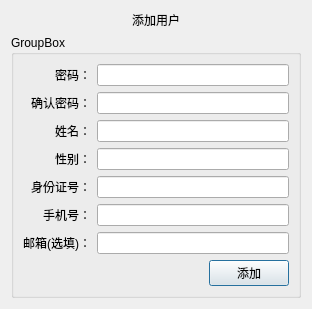
<?xml version="1.0" encoding="UTF-8"?>
<ui version="4.0">
 <class>AddPassengerDlg</class>
 <widget class="QDialog" name="AddPassengerDlg">
  <property name="geometry">
   <rect>
    <x>0</x>
    <y>0</y>
    <width>312</width>
    <height>283</height>
   </rect>
  </property>
  <property name="windowTitle">
   <string>AddPassenger</string>
  </property>
  <layout class="QGridLayout" name="gridLayout_2">
   <item row="0" column="0">
    <layout class="QVBoxLayout" name="verticalLayout_3">
     <item>
      <widget class="QLabel" name="label_9">
       <property name="text">
        <string>添加用户</string>
       </property>
       <property name="alignment">
        <set>Qt::AlignCenter</set>
       </property>
      </widget>
     </item>
     <item>
      <widget class="QGroupBox" name="groupBox">
       <property name="title">
        <string>GroupBox</string>
       </property>
       <layout class="QGridLayout" name="gridLayout">
        <item row="0" column="0">
         <layout class="QHBoxLayout" name="horizontalLayout">
          <item>
           <layout class="QVBoxLayout" name="verticalLayout">
            <item>
             <widget class="QLabel" name="label_2">
              <property name="text">
               <string>密码：</string>
              </property>
              <property name="alignment">
               <set>Qt::AlignRight|Qt::AlignTrailing|Qt::AlignVCenter</set>
              </property>
             </widget>
            </item>
            <item>
             <widget class="QLabel" name="label_3">
              <property name="text">
               <string>确认密码：</string>
              </property>
              <property name="alignment">
               <set>Qt::AlignRight|Qt::AlignTrailing|Qt::AlignVCenter</set>
              </property>
             </widget>
            </item>
            <item>
             <widget class="QLabel" name="label_4">
              <property name="text">
               <string>姓名：</string>
              </property>
              <property name="alignment">
               <set>Qt::AlignRight|Qt::AlignTrailing|Qt::AlignVCenter</set>
              </property>
             </widget>
            </item>
            <item>
             <widget class="QLabel" name="label_5">
              <property name="text">
               <string>性别：</string>
              </property>
              <property name="alignment">
               <set>Qt::AlignRight|Qt::AlignTrailing|Qt::AlignVCenter</set>
              </property>
             </widget>
            </item>
            <item>
             <widget class="QLabel" name="label_6">
              <property name="text">
               <string>身份证号：</string>
              </property>
              <property name="alignment">
               <set>Qt::AlignRight|Qt::AlignTrailing|Qt::AlignVCenter</set>
              </property>
             </widget>
            </item>
            <item>
             <widget class="QLabel" name="label_7">
              <property name="text">
               <string>手机号：</string>
              </property>
              <property name="alignment">
               <set>Qt::AlignRight|Qt::AlignTrailing|Qt::AlignVCenter</set>
              </property>
             </widget>
            </item>
            <item>
             <widget class="QLabel" name="label_8">
              <property name="text">
               <string>邮箱(选填)：</string>
              </property>
              <property name="alignment">
               <set>Qt::AlignRight|Qt::AlignTrailing|Qt::AlignVCenter</set>
              </property>
             </widget>
            </item>
           </layout>
          </item>
          <item>
           <layout class="QVBoxLayout" name="verticalLayout_2">
            <item>
             <widget class="QLineEdit" name="pwdlineEdit">
              <property name="echoMode">
               <enum>QLineEdit::Password</enum>
              </property>
             </widget>
            </item>
            <item>
             <widget class="QLineEdit" name="repwdlineEdit">
              <property name="echoMode">
               <enum>QLineEdit::Password</enum>
              </property>
             </widget>
            </item>
            <item>
             <widget class="QLineEdit" name="namelineEdit"/>
            </item>
            <item>
             <widget class="QLineEdit" name="genderlineEdit"/>
            </item>
            <item>
             <widget class="QLineEdit" name="idnumlineEdit"/>
            </item>
            <item>
             <widget class="QLineEdit" name="callnumlineEdit"/>
            </item>
            <item>
             <widget class="QLineEdit" name="emaillineEdit"/>
            </item>
           </layout>
          </item>
         </layout>
        </item>
        <item row="1" column="0">
         <layout class="QHBoxLayout" name="horizontalLayout_2">
          <item>
           <spacer name="horizontalSpacer">
            <property name="orientation">
             <enum>Qt::Horizontal</enum>
            </property>
            <property name="sizeHint" stdset="0">
             <size>
              <width>40</width>
              <height>20</height>
             </size>
            </property>
           </spacer>
          </item>
          <item>
           <widget class="QPushButton" name="pushButton">
            <property name="text">
             <string>添加</string>
            </property>
            <property name="autoDefault">
             <bool>true</bool>
            </property>
           </widget>
          </item>
         </layout>
        </item>
       </layout>
      </widget>
     </item>
    </layout>
   </item>
  </layout>
 </widget>
 <resources/>
 <connections/>
</ui>
